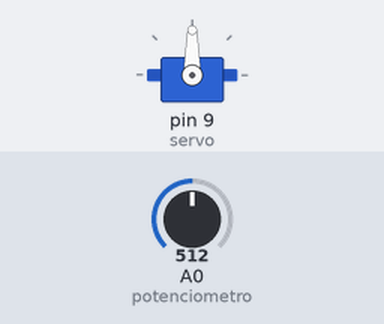
Recording of a sketch running on a simulated Arduino Uno, built with avr-gcc and run on an emulated ATmega328P. Shown: servo. The inputs (shaded band) are chosen by the test bench; at power-on: A0 (potenciometro) = 512.

Above: at 1.2 s.
1.3 s: A0 (potenciometro) set to 716
At 2.5 s:
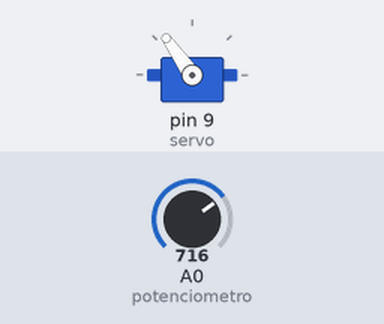
2.8 s: A0 (potenciometro) set to 900
At 3.6 s:
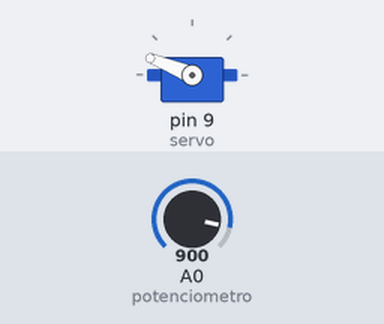
4.3 s: A0 (potenciometro) set to 1023
At 4.6 s:
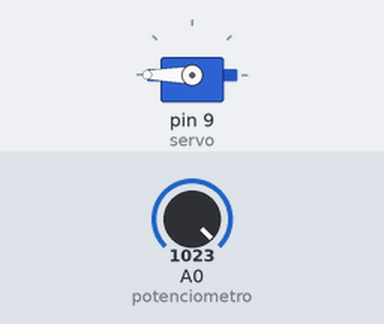
5.8 s: A0 (potenciometro) set to 306
At 6.8 s:
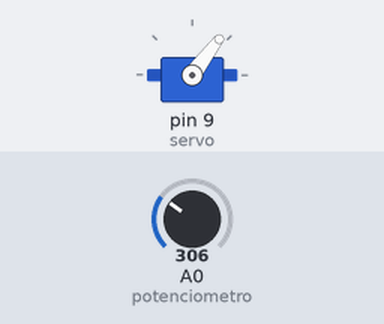
7.3 s: A0 (potenciometro) set to 122
At 7.8 s:
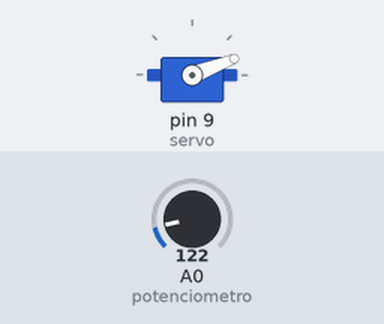
Timing chart, 0 to 9.8 s (numbered marks = the images above; inputs shaded):
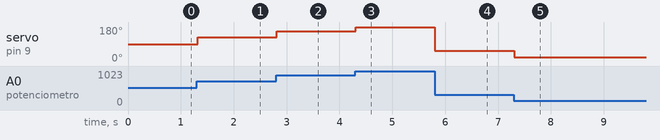

The sketch:

Pr_ctica_18_-_Servomotores.ino
```cpp
#include <Servo.h>

Servo servo;

int potenciometro = A0;
int valor;

void setup() {
servo.attach(9);

}

void loop() {

valor = analogRead(potenciometro);
valor = map(valor, 0, 1023, 0, 180);
servo.write(valor);

delay(20);

}
```

Measured:
- after the input at 1.3 s, servo on pin 9 (servo): 90° → 125° at once
- after the input at 2.8 s, servo on pin 9 (servo): 125° → 158° at once
- after the input at 4.3 s, servo on pin 9 (servo): 158° → 180° at once
- after the input at 5.8 s, servo on pin 9 (servo): 180° → 53° at once
- after the input at 7.3 s, servo on pin 9 (servo): 53° → 21° at once
